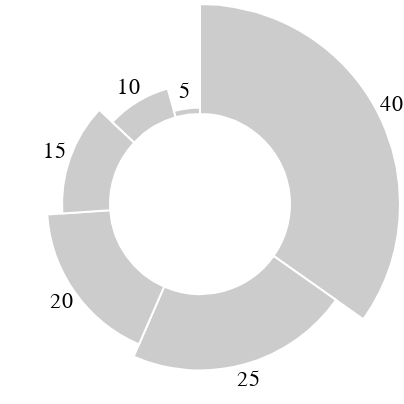

This figure's Vega-Lite source:
### Vega specification from a JSON file in a GitHub repository (floating-point values rounded to 4 significant figures)
{"$schema": "https://vega.github.io/schema/vega/v3.0.json", "width": 200, "height": 200, "data": [{"name": "table", "values": [40, 25, 20, 15, 10, 5], "transform": [{"type": "pie", "field": "data"}]}], "scales": [{"name": "r", "type": "sqrt", "domain": {"data": "table", "field": "data"}, "zero": true, "range": [20, 100]}], "marks": [{"type": "arc", "from": {"data": "table"}, "encode": {"enter": {"x": {"field": {"group": "width"}, "mult": 0.5}, "y": {"field": {"group": "height"}, "mult": 0.5}, "startAngle": {"field": "startAngle"}, "endAngle": {"field": "endAngle"}, "innerRadius": {"value": 45}, "outerRadius": {"scale": "r", "field": "data"}, "stroke": {"value": "#fff"}}, "update": {"fill": {"value": "#ccc"}}, "hover": {"fill": {"value": "#1f77b4"}}}}, {"type": "text", "from": {"data": "table"}, "encode": {"enter": {"x": {"field": {"group": "width"}, "mult": 0.5}, "y": {"field": {"group": "height"}, "mult": 0.5}, "radius": {"scale": "r", "field": "data", "offset": 8}, "theta": {"signal": "(datum.startAngle + datum.endAngle)/2"}, "fill": {"value": "#000"}, "align": {"value": "center"}, "baseline": {"value": "middle"}, "text": {"field": "data"}}}}]}
